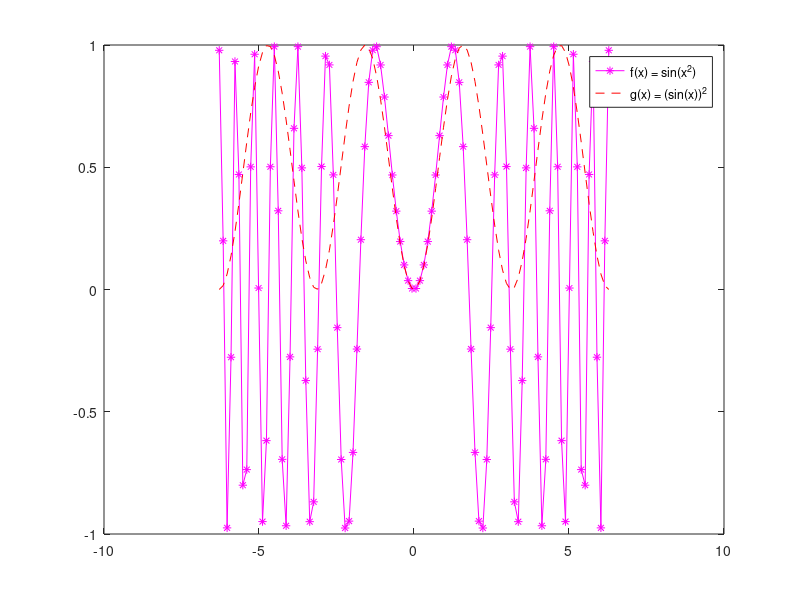

MATLAB code for this plot:
% linspace mi permette di scegliere io i punti su cui valuto la funzione.
% Dove in input prendo l'estremo sinistro e destro e quanti punti valutare
x = linspace(-2*pi, 2*pi, 100);
f = @(x) sin(x.^2);
g = @(x) (sin(x).^2);

% y è un vettore della stessa dimensione di x contente tutti i punti
% valutati della funzione
y = f(x);
yg = g(x);

figure(1);

plot(x, y, 'm-*', x, yg, 'r--');
legend('f(x) = sin(x^2)', 'g(x) = (sin(x))^2')

